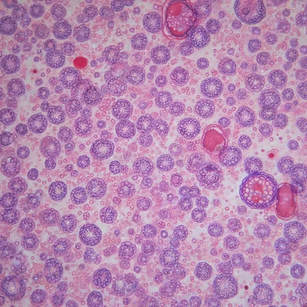
#> input picture week8/images/microscopy_sample.png, 307 x 307 px, shrunk from 800 x 800 before the run, found by its file name
$ python main.py
#> lines starting #> are read from the running program, lines starting #| are printed output that depends on the picture
### week8/modules/image_input.py
import cv2
import numpy as np
from pathlib import Path


def load_image(image_path):
    """
    Load a microscopy image and convert it from BGR to RGB.

    Returns:
        RGB image as a NumPy array.
    """

    image_path = Path(image_path)

    if not image_path.exists():
        raise FileNotFoundError(f"Image not found: {image_path}")

    image = cv2.imread(str(image_path), cv2.IMREAD_COLOR)
#> image is the input picture: shape (307, 307, 3); mean B, G, R 176.5, 134.5, 182.1

    if image is None:
        raise ValueError(f"Unable to load image: {image_path}")

    # Convert BGR to RGB
    image = cv2.cvtColor(image, cv2.COLOR_BGR2RGB)

    # Validate image
    if image.ndim != 3 or image.shape[2] != 3:
        raise ValueError("Image must have three colour channels.")

    if image.dtype != np.uint8:
        raise TypeError("Expected an 8-bit image.")

    print("Image loaded successfully.")
    print("Image dimensions:", image.shape)
#| Image dimensions: (307, 307, 3)
    print("Data type:", image.dtype)
#| Data type: uint8

    return image

### week8/modules/image_histogram.py
import cv2
import matplotlib.pyplot as plt
from pathlib import Path


def generate_rgb_histograms(image):
    """
    Generate separate histograms for Red, Green and Blue channels.
    """

    if image is None:
        raise ValueError("Input image is empty.")

    if image.ndim != 3 or image.shape[2] != 3:
        raise ValueError("Expected a 3-channel RGB image.")

    channels = [
        ("Red", 0, "red"),
        ("Green", 1, "green"),
        ("Blue", 2, "blue")
    ]

    plt.figure(figsize=(10, 5))

    for name, index, colour in channels:
        histogram = cv2.calcHist(
            [image], [index], None, [256], [0, 256]
        )

        plt.plot(histogram, color=colour, label=name)

    plt.title("RGB Colour Histogram")
    plt.xlabel("Pixel Intensity")
    plt.ylabel("Number of Pixels")
    plt.xlim([0, 256])
    plt.legend()
    plt.grid(alpha=0.2)

    output_path = Path("results/week8/rgb_histogram.png")
    output_path.parent.mkdir(parents=True, exist_ok=True)

    plt.savefig(output_path, dpi=300, bbox_inches="tight")
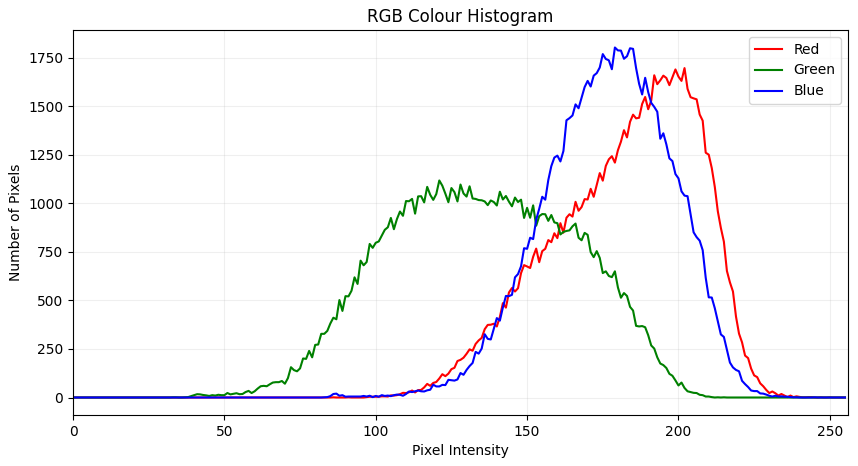
#> figure drawn by matplotlib, 1 panel; curve peaks at x = 202, y = 1697; curve peaks at x = 121, y = 1118; curve peaks at x = 179, y = 1803
    plt.close()

    print(f"RGB histogram saved: {output_path}")

### week8/modules/image_statistics.py

import numpy as np


def calculate_statistics(image):
    """
    Calculate colour channel statistics for an image.
    """

    if image is None:
        raise ValueError("Input image is empty.")

    if image.ndim != 3 or image.shape[2] != 3:
        raise ValueError("Expected a three-channel RGB image.")

    channel_names = ["Red", "Green", "Blue"]

    statistics = {}

    for index, name in enumerate(channel_names):
        channel = image[:, :, index]

        statistics[name] = {
            "mean": float(np.mean(channel)),
            "std": float(np.std(channel)),
            "min": int(np.min(channel)),
            "max": int(np.max(channel))
        }
#> this loop made 3 passes
#> pass 1, in calculate_statistics, `channel = image[:, :, index]`:
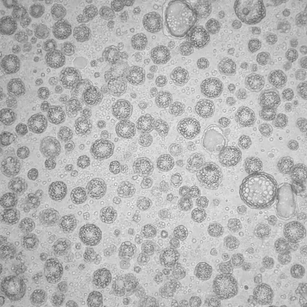
#> channel: shape (307, 307); min 86, max 250, mean 182.1
#> pass 2, in calculate_statistics, `channel = image[:, :, index]`:
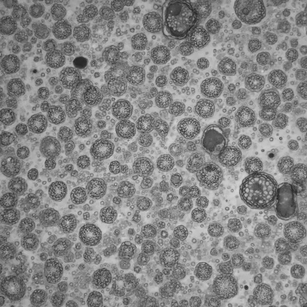
#> channel: shape (307, 307); min 33, max 215, mean 134.5
#> pass 3, in calculate_statistics, `channel = image[:, :, index]`:
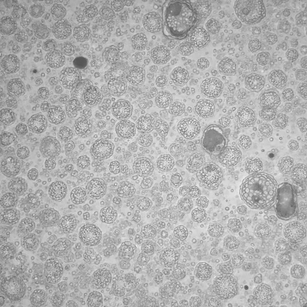
#> channel: shape (307, 307); min 83, max 245, mean 176.5
#> after the loop, statistics = 3 items

    return statistics

### week8/modules/colour_analysis.py
import cv2
import numpy as np


def convert_colour_spaces(rgb_image):
    """
    Convert an RGB microscopy image into HSV and LAB colour spaces.
    """

    if rgb_image is None:
        raise ValueError("Input image is empty.")

    if rgb_image.ndim != 3 or rgb_image.shape[2] != 3:
        raise ValueError("Expected an RGB image with three channels.")

    if rgb_image.dtype != np.uint8:
        raise TypeError("Expected an 8-bit RGB image.")

    hsv_image = cv2.cvtColor(rgb_image, cv2.COLOR_RGB2HSV)
    lab_image = cv2.cvtColor(rgb_image, cv2.COLOR_RGB2LAB)

    print("Colour space conversion completed.")
    print("RGB shape:", rgb_image.shape)
    print("HSV shape:", hsv_image.shape)
    print("LAB shape:", lab_image.shape)

    return hsv_image, lab_image


### week8/modules/image_export.py
import cv2
import numpy as np
from pathlib import Path


def save_image(rgb_image, output_path):
    """
    Save an RGB image to the specified location.
    OpenCV requires BGR format when saving.
    """

    if rgb_image is None:
        raise ValueError("Cannot save an empty image.")

    if rgb_image.ndim != 3 or rgb_image.shape[2] != 3:
        raise ValueError("Expected an RGB image with three channels.")

    output_path = Path(output_path)
    output_path.parent.mkdir(parents=True, exist_ok=True)

    # Convert RGB back to BGR for OpenCV
    bgr_image = cv2.cvtColor(rgb_image, cv2.COLOR_RGB2BGR)

    success = cv2.imwrite(str(output_path), bgr_image)

    if not success:
        raise IOError(f"Unable to save image: {output_path}")

    print("Image saved successfully:", output_path)

### week8/main.py
from pathlib import Path
from modules.image_statistics import calculate_statistics
from modules.image_input import load_image
from modules.colour_analysis import convert_colour_spaces
from modules.image_export import save_image
from modules.image_histogram import generate_rgb_histograms

def main():
    print("MICROSCOPY IMAGE STANDARDISATION - WEEK 8")
    print("-" * 45)

    image_path = Path("week8/images/microscopy_sample.png")

    # Load image
    rgb_image = load_image(image_path)
    generate_rgb_histograms(rgb_image)
        # Calculate image statistics
    statistics = calculate_statistics(rgb_image)
#> statistics = 3 items

    print("\nRGB Image Statistics:")
    for channel, values in statistics.items():
        print(f"\n{channel}:")
        for metric, value in values.items():
            print(f"  {metric}: {value:.2f}")
#> this loop made 3 passes
#> (channel, values) on passes 1 to 3: ('Red', {'mean': 182.1, 'std': 23.62, 'min': 86, 'max': 250}), ('Green', {'mean': 134.5, 'std': 30.31, 'min': 33, 'max': 215}), ('Blue', {'mean': 176.5, 'std': 20.57, 'min': 83, 'max': 245})
#> (printed output is left out)

    # Convert colour spaces
    hsv_image, lab_image = convert_colour_spaces(rgb_image)
#> in convert_colour_spaces, `hsv_image = cv2.cvtColor(rgb_image, cv2.COLOR_RGB2HSV)`: hsv_image: shape (307, 307, 3); mean H, S, V 153.3, 71.5, 185.1
#> in convert_colour_spaces, `lab_image = cv2.cvtColor(rgb_image, cv2.COLOR_RGB2LAB)`: lab_image: shape (307, 307, 3); mean of channels 0, 1, 2 158, 153.4, 113.1
#| RGB shape: (307, 307, 3)
#| HSV shape: (307, 307, 3)
#| LAB shape: (307, 307, 3)

    # Save output images
    save_image(rgb_image, "results/week8/rgb_output.png")
    save_image(hsv_image, "results/week8/hsv_output.png")
#> in save_image (call 2), `bgr_image = cv2.cvtColor(rgb_image, cv2.COLOR_RGB2BGR)`: bgr_image: shape (307, 307, 3); mean H, S, V 185.1, 71.5, 153.3
    save_image(lab_image, "results/week8/lab_output.png")
#> in save_image (call 3), `bgr_image = cv2.cvtColor(rgb_image, cv2.COLOR_RGB2BGR)`: bgr_image: shape (307, 307, 3); mean of channels 0, 1, 2 113.1, 153.4, 158

    print("\nWeek 8 processing completed successfully.")


if __name__ == "__main__":
    main()
